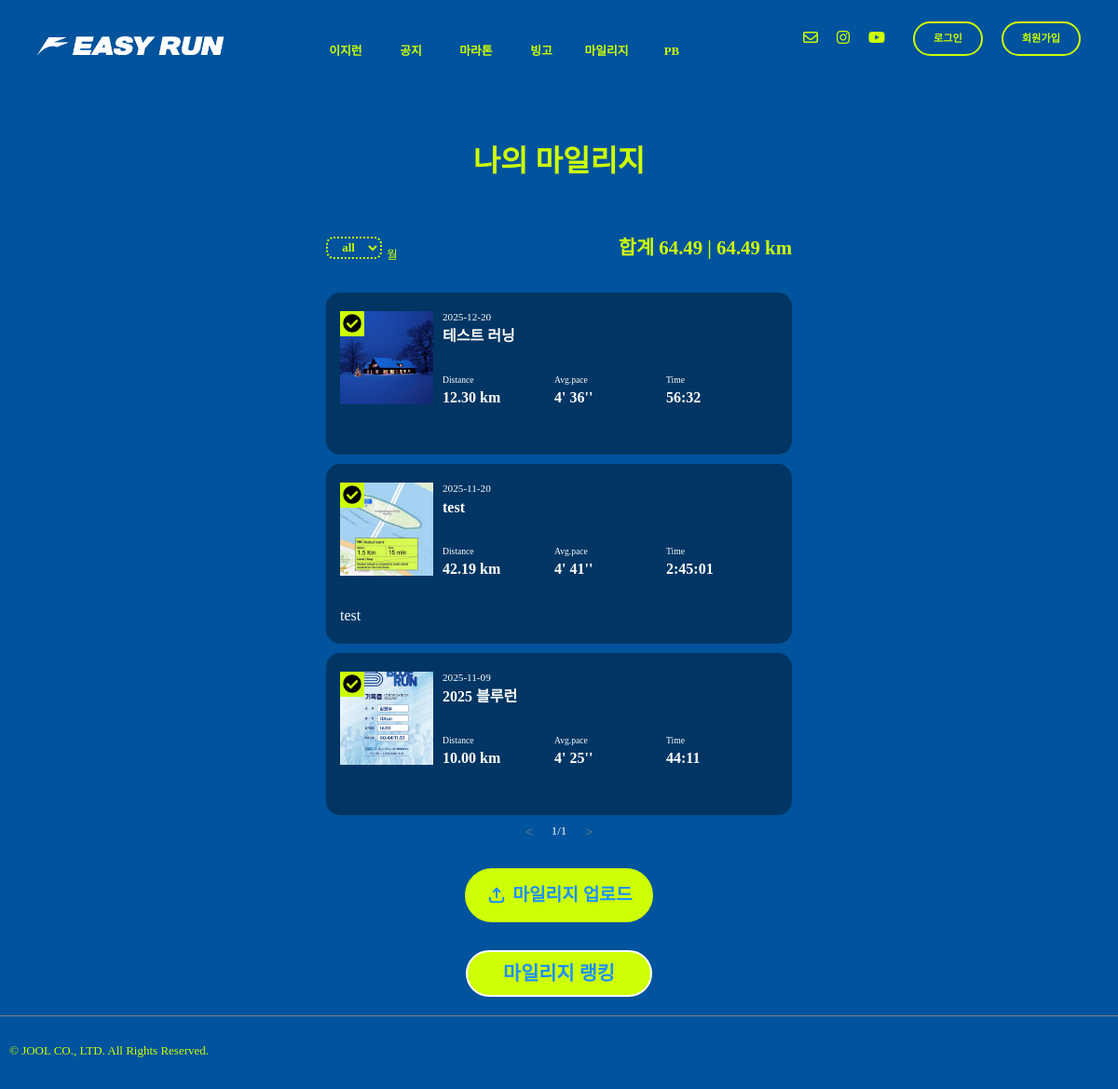
/runres/recordview/1/, run on the app's committed database.
### record/models.py (models this page shows, shortened)
class Record(models.Model):
    record_id = models.AutoField(primary_key=True)
    title = models.CharField(max_length=50)
    user = models.ForeignKey(settings.AUTH_USER_MODEL,on_delete=models.CASCADE)
    team = models.ForeignKey(Team, null=True, blank=True, on_delete=models.SET_NULL)
    record_date = models.DateField(blank=True, null=True)
    image = ResizedImageField(size=[500,500], upload_to="record", blank=False)
    distance = models.DecimalField(max_digits=6, decimal_places=2, blank=False, null=False)
    pace_m = models.IntegerField(null=True, blank=True)
    pace_s = models.IntegerField(null=True, blank=True)
    time_h = models.IntegerField(null=True, blank=True)
    time_m = models.IntegerField(null=True, blank=True)
    time_s = models.IntegerField(null=True, blank=True)
    desc = models.TextField(blank=True)
    confirmed = models.BooleanField(default=False)

### record/views.py (the view, shortened to what this page needs)
# urls.py: path('recordview/<str:pk>/', views.recordview, name='recordview'),
def recordview(request,pk):
    month = request.GET.get('month')
    if month =="0" or month == None:
        month = "0"
        record_list = Record.objects.filter(user=pk).order_by('-record_date')
        distance_sum = Record.objects.filter(confirmed=True).filter(user=pk).aggregate(Sum('distance'))
        distance_sum_not = Record.objects.filter(user=pk).aggregate(Sum('distance'))
    page = int(request.GET.get('p', 1)) #없으면 1로 지정
    paginator = Paginator(record_list, 3) #한 페이지 당 몇개 씩 보여줄 지 지정
    record_list = paginator.get_page(page)
    return render(request,"run_record.html", {"context":record_list, "distance_sum":distance_sum, "month": month, "distance_sum_not":distance_sum_not})

### templates/run_record.html (shortened to what this page needs)
{% extends "base.html" %}
{% load static %}
{% block content %}
  <div class="main-view">
    <div class="record-top-space"></div>
    <div>
      <p class="page-title">나의 마일리지</p>
    </div>
    <div class="width500">
      <div class="space-h30"></div>
    </div>
    <div class="search-sum">
      <div class="filter-line">
        <div>
          <form action="{% url 'runres:recordview' user.pk %}" method="get" id="month-filter">
            <select name="month" class="month-filter">
              <option value="0">all</option>
            </select>
          </form>
        </div>
        <div class="month-filter-txt">월</div>
      </div>
      <div class="distance-sum">합계
        {{ distance_sum.distance__sum | floatformat:2 }}
        |
        {{ distance_sum_not.distance__sum | floatformat:2 }}
        km</div>
    </div>
    <div class="record-wrap-container">
      {% for data in context %}
        <div class="record-list-container">
          <a href="{% url 'runres:recordUpdateView' user.pk data.record_id %}">
            <div class="main-info-1 fade-in-up-short">
              <div class="record-img">
                {% if data.confirmed %}
                  <div class="cf-check">
                    <img src="{% static "img/check_circle_icon.png" %}" alt="logo" height="20px" width="auto">
                  </div>
                {% endif %}
                <img src="/media/{{ data.image }}" alt="logo-top" height="100px" width="100px">
              </div>
              <div class="title-date">
                <div class="record-date">{{ data.record_date | date:"Y-m-d" }}</div>
                <div class="record-title">{{ data.title }}</div>
                <div class="record-3">
                  <div class="record-part-box">
                    <div class="distance-txt">Distance</div>
                    <div class="record-distance">{{ data.distance }}
                      km</div>
                  </div>
                  <div class="record-part-box">
                    <div class="distance-txt">Avg.pace</div>
                    {% if data.pace_s < 10 %}
                      <div class="record-pace">{{ data.pace_m }}' 0{{ data.pace_s }}''</div>
                    {% else %}
                      <div class="record-pace">{{ data.pace_m }}'
                        {{ data.pace_s }}''</div>
                    {% endif %}
                  </div>
                  <div class="record-part-box">
                    <div class="distance-txt">Time</div>
                    {% if data.time_s < 10 %}
                      {% if data.time_h is not None %}
                        <div class="record-time">
                          {{ data.time_h }}:{{ data.time_m }}:0{{ data.time_s }}</div>
                      {% else %}
                        <div class="record-time">
                          {{ data.time_m }}:0{{ data.time_s }}</div>
                      {% endif %}
                    {% else %}
                      {% if data.time_h is not None %}
                        <div class="record-time">
                          {{ data.time_h }}:{{ data.time_m }}:{{ data.time_s }}</div>
                      {% else %}
                        <div class="record-time">
                          {{ data.time_m }}:{{ data.time_s }}</div>
                      {% endif %}
                    {% endif %}
                  </div>
                </div>
              </div>
            </div>
          </a>
          <div class="record-desc fade-in-up-short2">{{ data.desc }}</div>
        </div>
      {% endfor %}
    </div>
    <div class="pagenation-container">
      {% if context.has_previous %}
        <a class="page-link" href="?month={{ month }}&p={{ context.previous_page_number }}">
          <div class="page-item">< </div>
        </a>
      {% else %}
        <a class="page-link" href="#">
          <div class="page-item disabled">< </div>
        </a>
      {% endif %}
      <div class="page-num">
        {{ context.number }}/{{ context.paginator.num_pages }}
      </div>
      {% if context.has_next %}
        <a class="page-link" href="?month={{ month }}&p={{ context.next_page_number }}">
          <div class="page-item">></div>
        </a>
      {% else %}
        <a class="page-link" href="#">
          <div class="page-item disabled">></div>
        </a>
      {% endif %}
    </div>
    <div class="space-h30"></div>
    <div class="btn-container">
      <a href="{% url 'runres:runres' %}">
        <div class="upload-btn">
          <svg xmlns="http://www.w3.org/2000/svg" fill="none" height="24" viewbox="0 0 24 24" width="24">
            <g stroke-linecap="round" stroke-linejoin="round" stroke-width="2">
              <path d="m4.75 14.75v1.5c0 1.6569 1.34315 3 3 3h8.5c1.6569 0 3-1.3431 3-3v-1.5"/>
              <path d="m12 14.25v-9.25"/>
              <path d="m8.75 8.25 3.25-3.5 3.25 3.5"/>
            </g>
          </svg>
          <div class="upload-txt">마일리지 업로드</div>
        </div>
      </a>
    </div>
    <div class="btn-control">
      <a href="{% url "runres:recordRank" %}">
        <button class="submit-btn">마일리지 랭킹</button>
      </a>
    </div>
  </div>
{% endblock content %}

### static/css/joolmag.css (style rules this page uses)
:root { --j-pink: #eea47f; --blue: #1e90ff; --white: #ffffff; --black: black; --jblue: #00539c; --jlightgreen: #cdff06; --kakaoyellow: #f7e600; --jdeepblue: #013563; }
* { font-family: "Escoredream"; font-weight: 300; }
a { text-decoration-line: none; color: var(--text-color); }
html { overflow-y: scroll; }
img { object-fit: cover; }
option { color: black; text-align: center; }
button { cursor: pointer; position: relative; }
.space-h30 { height: 30px; }
.width500 { width: 500px; margin: auto; }
.page-title { text-align: center; font-weight: 900; color: var(--jlightgreen); font-size: 2rem; }
.pagenation-container { display: flex; justify-content: center; width: 500px; text-align: center; margin: auto; padding-top: 10px; }
.page-item { display: flex; color: var(--jlightgreen); padding: 0 10px 0 10px; font-weight: 500; font-size: 0.9rem; border: var(--jlightgreen) solid 1px; border-radius: 5px; }
.page-num { color: var(--white); font-size: 0.8rem; padding: 0 10px 0 10px; }
.disabled { pointer-events: none; color: grey; opacity: 1; border: var(--jlightgreen) solid 0px; }
.mainbg { background-color: var(--jblue); margin: 0; padding: 0; overflow-y: auto; overflow-x: auto; }
.main-view { min-height: 90vh; }
.btn-control { display: flex; flex-direction: column; align-items: center; margin: 20px 0 20px 0; }
.submit-btn { height: 50px; width: 200px; padding: 0 20px 0 20px; color: var(--blue); font-size: 1.3rem; font-weight: 700; background-color: var(--jlightgreen); border-radius: 5rem; border: var(--white) 2px solid; }
.record-top-space { height: 50px; }
.main-info-1 { display: flex; }
.record-wrap-container { display: flex; flex-direction: column; justify-content: center; }
.record-list-container { display: flex; flex-direction: column; margin: auto; padding: 20px 15px 20px 15px; background-color: var(--jdeepblue); border-radius: 15px; margin-top: 10px; }
.btn-container { display: flex; justify-content: center; margin-bottom: 30px; }
.upload-btn { display: flex; background-color: var(--jlightgreen); color: var(--blue); font-weight: 700; margin: auto; padding: 15px 20px 15px 20px; border-radius: 5rem; border: var(--jlightgreen) solid 2px; }
.upload-txt { font-size: 1.2rem; font-weight: 700; margin: auto; margin-left: 5px; }
.record-img { object-fit: cover; }
.title-date { color: var(--white); display: flex; flex-direction: column; padding-left: 10px; }
.record-3 { color: var(--white); display: flex; flex-direction: row; padding-top: 2rem; }
.record-part-box { width: 120px; display: flex; flex-direction: column; }
.distance-txt { font-size: 0.6rem; margin-bottom: 5px; }
.record-date { font-size: 0.7rem; margin: 0 0 5px 0; }
.record-title { font-weight: 700; }
.record-distance { margin-right: 30px; font-weight: 700; }
.record-pace { margin-right: 30px; font-weight: 700; }
.record-time { margin-right: 30px; font-weight: 700; }
.record-desc { margin-top: 30px; color: var(--white); }
.search-sum { display: flex; justify-content: space-between; width: 500px; margin: auto; padding-bottom: 10px; }
.distance-sum { font-size: 1.3rem; font-weight: 600; color: var(--jlightgreen); }
.month-filter { border-radius: 0.5rem; font-size: 0.8rem; height: 1.5rem; width: 60px; color: var(--jlightgreen); font-weight: 700; background-color: transparent; border: var(--jlightgreen) 2px dotted; }
.filter-line { display: flex; width: 100px; }
.month-filter-txt { padding-left: 5px; font-size: 0.8rem; color: var(--jlightgreen); line-height: 2.5rem; padding-right: 30px; }
.cf-check { display: block; position: absolute; background-color: var(--jlightgreen); padding: 3px 3px 0 3px; }
.fade-in-up-short { opacity: 0; transform: translateY(15px); animation: fadeInUp 0.8s ease-out forwards; animation-delay: 0.3s; }
.fade-in-up-short2 { opacity: 0; transform: translateY(15px); animation: fadeInUp 0.8s ease-out forwards; animation-delay: 0.5s; }

### static/css/article.css (style rules this page uses)
:root { --j-pink: #eea47f; --blue: #1e90ff; --white: #ffffff; --black: black; --jblue: #00539c; --jlightgreen: #cdff06; --kakaoyellow: #f7e600; --jdeepblue: #013563; }
* { font-family: "Escoredream"; font-weight: 300; }
html { overflow-y: scroll; }
.mainbg { background-color: var(--jblue); margin: 0; padding: 0; overflow-y: auto; overflow-x: auto; }

### data on the page
Record: confirmed True (drawn), image (picture), record_date "2025-12-20", title "테스트 러닝", distance "12.30", pace_m "4", pace_s "36", time_m "56", time_s "32"
Record: confirmed True (drawn), image (picture), record_date "2025-11-20", title "test", distance "42.19", pace_m "4", pace_s "41", time_h "2", time_m "45", time_s "1", desc "test"
Record: confirmed True (drawn), image (picture), record_date "2025-11-09", title "2025 블루런", distance "10.00", pace_m "4", pace_s "25", time_m "44", time_s "11"

### other printed values
{{ distance_sum.distance__sum | floatformat:2 }} "64.49"
{{ distance_sum_not.distance__sum | floatformat:2 }} "64.49"
{{ context.number }} "1"
{{ context.paginator.num_pages }} "1"
